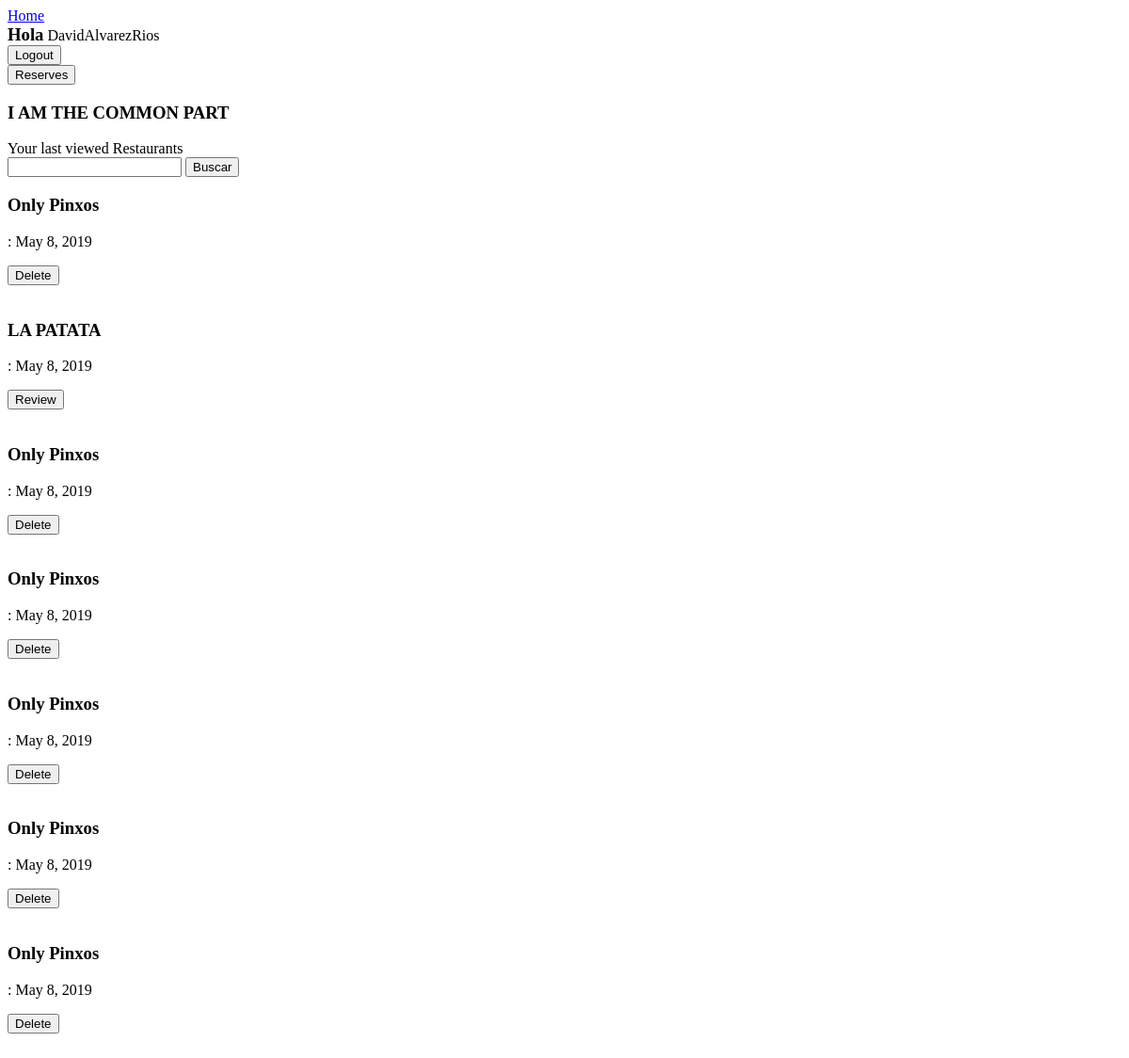
Before: /forkilla/reservationlist/DavidAlvarezRios/ (signed in) with the older database file.
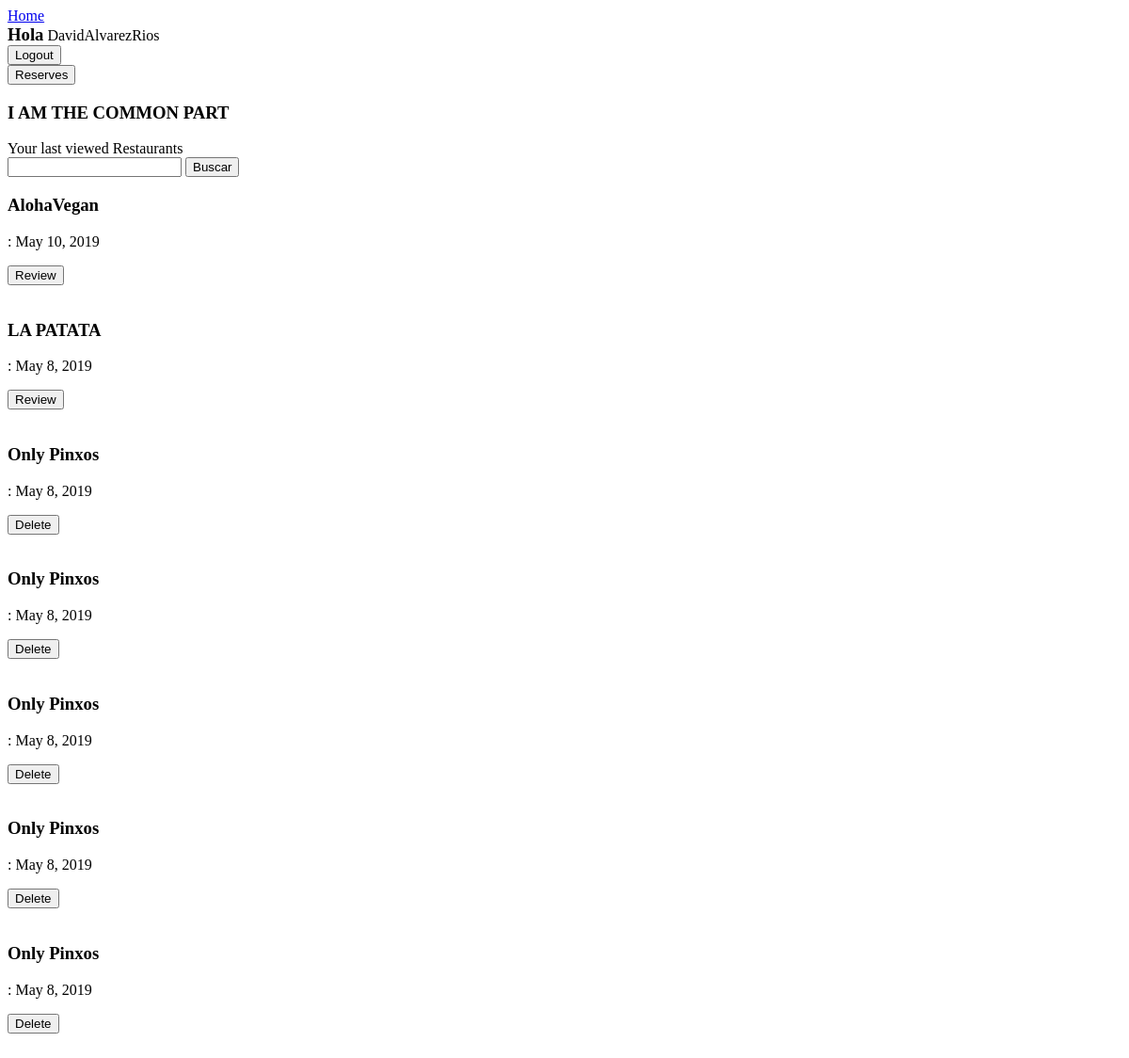
After: the same page with the newer database file.
### forkilla/models.py (models this page shows, shortened)
class Reservation(models.Model):
    SLOTS = (
        ("morning_first", "12h00"),
        ("morning_second", "13h00"),
        ("morning_third", "14h00"),
        ("morning_fourth", "15h00"),
        ("evening_first", "20h00"),
        ("evening_second", "21h00"),
        ("evening_third", "22h00"),
    )
    _d_slots = dict(SLOTS)
    id = models.AutoField(primary_key=True)
    user = models.ForeignKey(User)
    restaurant = models.ForeignKey(Restaurant)
    day = models.DateField(default=datetime.now)
    time_slot = models.CharField(max_length=15, choices=SLOTS)
    num_people = models.PositiveIntegerField(default=1, validators=[MinValueValidator(0)])

class Restaurant(models.Model):
    CATEGORIES = (
        ("Rice", "Rice"),
        ("Fusi", "Fusion"),
        ("BBQ", "Barbecue"),
        ("Chin", "Chinese"),
        ("Medi", "Mediterranean"),
        ("Crep", "Creperie"),
        ("Hind", "Hindu"),
        ("Japa", "Japanese"),
        ("Ital", "Italian"),
        ("Mexi", "Mexican"),
        ("Peru", "Peruvian"),
        ("Russ", "Russian"),
        ("Turk", "Turkish"),
        ("Basq", "Basque"),
        ("Vegy", "Vegetarian"),
        ("Afri", "African"),
        ("Egyp", "Egyptian"),
        ("Grek", "Greek")
    )
    _d_categories = dict(CATEGORIES)
    restaurant_number = models.CharField(max_length=8, unique=True)
    name = models.CharField(max_length=50)
    menu_description = models.TextField()
    price_average = models.DecimalField(max_digits=5, decimal_places=2)
    is_promot = models.BooleanField()
    rate = models.DecimalField(max_digits=3, decimal_places=1)
    address = models.CharField(max_length=50)
    city = models.CharField(max_length=50)
    country = models.CharField(max_length=50)
    featured_photo = models.ImageField(upload_to="restaurant_imgs")
    category = models.CharField(max_length=5, choices=CATEGORIES)
    capacity = models.PositiveIntegerField()

### forkilla/views.py (the view)
# urls.py: url(r'^reservationlist/(?P<username>.*)/$', views.reservationlist, name='reservationlist'),
@login_required
def reservationlist(request, username=""):
    if request.method == "GET":
        reserved_restaurants = Reservation.objects.filter(user=request.user).order_by('-day')
        past_date = []
        reviewed = []
        future_date = []
        for reserv in reserved_restaurants:
            if reserv.day < date.today():
                past_date.append((reserv, been_reviewed(request, reserv.restaurant)))
            else:
                future_date.append(reserv)
        context = {'reserved_restaurants': reserved_restaurants,
                   'past': past_date,
                   'future': future_date,
                   'user': request.user,
                   'username': username
                   }
    return render(request, "forkilla/reservationlist.html", context)

### forkilla/views.py (called while the page is built)
def been_reviewed(request, restaurant):
    reviewed_restaurants = Review.objects.all().filter(restaurant=Restaurant.objects.get(restaurant_number=restaurant.restaurant_number), user=request.user)
    if reviewed_restaurants:
        return True
    return False

### templates/forkilla/reservationlist.html (shortened to what this page needs)
<!DOCTYPE html>
<html lang="en">
{% extends 'forkilla/base.html' %}
{% block content%}
<head>
</head>
    <body>
        {% if reserved_restaurants %}
            {% if past %}
                {% for reservation, reviewed in past %}
                    <h3>{{ reservation.restaurant.name }}</h3><p>: {{ reservation.day }} </p>
                    {% if reviewed %}
                        <form action="{% url 'delete_view' pk=reservation.id %}" method="POST">
                          <button type="submit" value="Delete">Delete</button>
                      </form>
                    {% else %}
                        <form action="{% url 'details' reservation.restaurant.restaurant_number %}", method="get">
                            <button>Review</button>
                        </form>
                    {% endif %}
                    <br>
                {% endfor %}
            {% endif %}
        {% endif %}
    </body>
{% endblock %}

Changed rows visible on the page:
removed Reservation: restaurant.name "Only Pinxos", day "May 8, 2019", shows "Delete"
added Reservation: restaurant.name "AlohaVegan", day "May 10, 2019", shows "Review"
